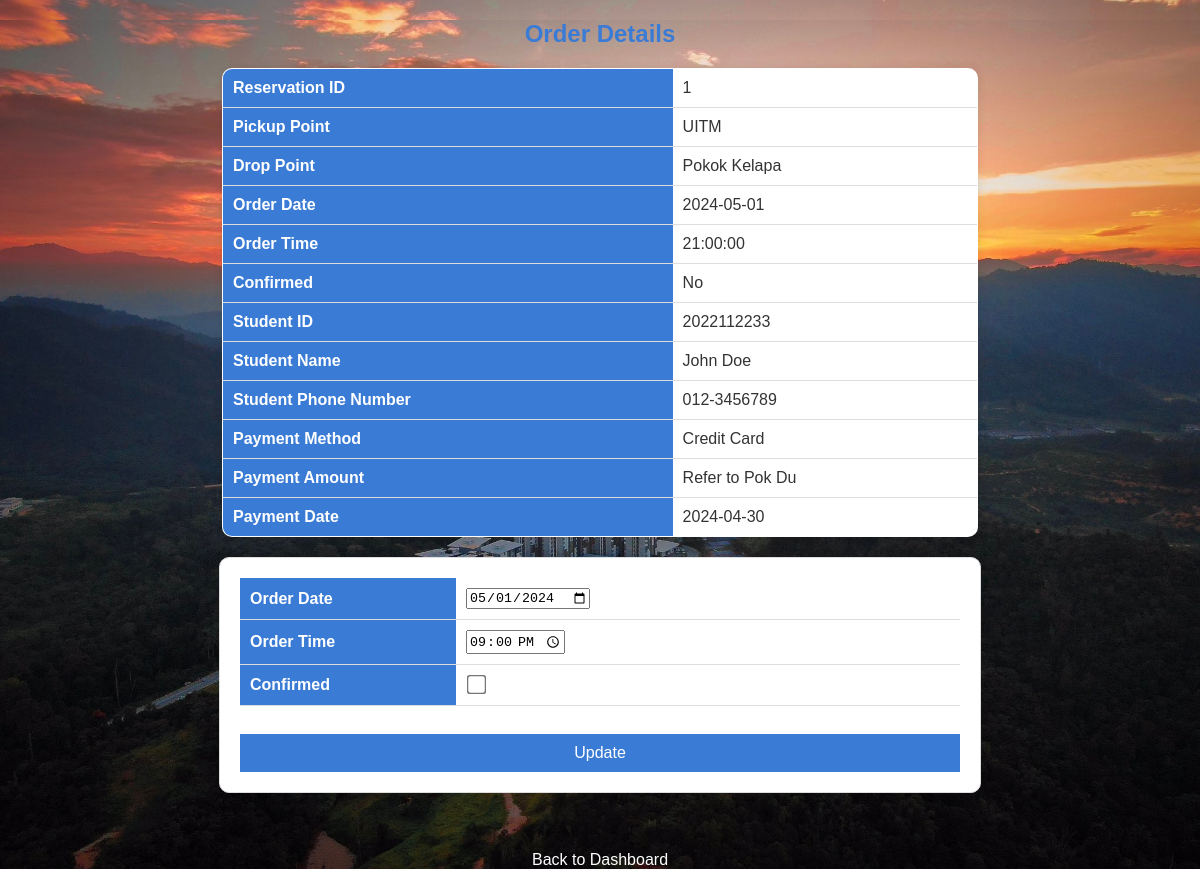
Screenshot of /orderDetails.php?reservation_id=1 with the database file from the repository.
### tables this page shows
CREATE TABLE `order_details` (
  `reservation_id` int(11) NOT NULL AUTO_INCREMENT,
  `pickup_point` varchar(30) DEFAULT NULL,
  `drop_point` varchar(30) DEFAULT NULL,
  `order_date` date DEFAULT NULL,
  `order_time` time DEFAULT NULL,
  `seat_num` int(11) DEFAULT NULL,
  `num_of_people` int(11) DEFAULT NULL,
  `student_id` varchar(30) DEFAULT NULL,
  `worker_id` varchar(30) DEFAULT NULL,
  `confirmed` tinyint(1) DEFAULT 0,
  PRIMARY KEY (`reservation_id`),
  KEY `student_id` (`student_id`),
  KEY `worker_id` (`worker_id`),
  CONSTRAINT `order_details_ibfk_1` FOREIGN KEY (`student_id`) REFERENCES `student_details` (`student_id`),
  CONSTRAINT `order_details_ibfk_2` FOREIGN KEY (`worker_id`) REFERENCES `worker_details` (`worker_id`)
);

CREATE TABLE `student_details` (
  `student_id` varchar(30) NOT NULL,
  `student_name` varchar(30) DEFAULT NULL,
  `student_password` varchar(30) DEFAULT NULL,
  `student_phoneNum` varchar(30) DEFAULT NULL,
  PRIMARY KEY (`student_id`)
);

CREATE TABLE `payment_details` (
  `payment_id` varchar(30) NOT NULL,
  `reservation_id` int(11) DEFAULT NULL,
  `payment_method` varchar(30) DEFAULT NULL,
  `payment_status` varchar(30) DEFAULT NULL,
  `amount` decimal(10,2) DEFAULT NULL,
  `payment_date` date DEFAULT NULL,
  PRIMARY KEY (`payment_id`),
  KEY `reservation_id` (`reservation_id`),
  CONSTRAINT `payment_details_ibfk_1` FOREIGN KEY (`reservation_id`) REFERENCES `order_details` (`reservation_id`)
);

### orderDetails.php (the view, shortened to what this page needs)
<?php
include 'dbconn.php';
$reservation_id = $_GET['reservation_id'];
$order_query = "
    SELECT
        order_details.reservation_id,
        order_details.pickup_point,
        order_details.drop_point,
        order_details.order_date,
        order_details.order_time,
        order_details.confirmed,
        student_details.student_id,
        student_details.student_name,
        student_details.student_phoneNum,
        payment_details.payment_method,
        payment_details.payment_date
    FROM order_details
    JOIN student_details ON order_details.student_id = student_details.student_id
    LEFT JOIN payment_details ON order_details.reservation_id = payment_details.reservation_id
    WHERE order_details.reservation_id = '$reservation_id'
";
$order_result = mysqli_query($dbconn, $order_query);
$order_details = mysqli_fetch_assoc($order_result);
?>
<!DOCTYPE html>
<html>
<head>
    <link rel="stylesheet" type="text/css" href="style6.css">
</head>
<body>
    <h2>Order Details</h2>
    <table class="order-details-table">
        <tr>
            <th>Reservation ID</th>
            <td><?php echo $order_details['reservation_id']; ?></td>
        </tr>
        <tr>
            <th>Pickup Point</th>
            <td><?php echo $order_details['pickup_point']; ?></td>
        </tr>
        <tr>
            <th>Drop Point</th>
            <td><?php echo $order_details['drop_point']; ?></td>
        </tr>
        <tr>
            <th>Order Date</th>
            <td><?php echo $order_details['order_date']; ?></td>
        </tr>
        <tr>
            <th>Order Time</th>
            <td><?php echo $order_details['order_time']; ?></td>
        </tr>
        <tr>
            <th>Confirmed</th>
            <td><?php echo $order_details['confirmed'] ? 'Yes' : 'No'; ?></td>
        </tr>
        <tr>
            <th>Student ID</th>
            <td><?php echo $order_details['student_id']; ?></td>
        </tr>
        <tr>
            <th>Student Name</th>
            <td><?php echo $order_details['student_name']; ?></td>
        </tr>
        <tr>
            <th>Student Phone Number</th>
            <td><?php echo $order_details['student_phoneNum']; ?></td>
        </tr>
        <tr>
            <th>Payment Method</th>
            <td><?php echo $order_details['payment_method']; ?></td>
        </tr>
        <tr>
            <th>Payment Amount</th>
            <td>Refer to Pok Du</td>
        </tr>
        <tr>
            <th>Payment Date</th>
            <td><?php echo $order_details['payment_date']; ?></td>
        </tr>
    </table>
    <form method="post" action="">
        <table class="update-form-table">
            <tr>
                <th>Order Date</th>
                <td><input type="date" name="order_date" value="<?php echo $order_details['order_date']; ?>" required></td>
            </tr>
            <tr>
                <th>Order Time</th>
                <td><input type="time" name="order_time" value="<?php echo $order_details['order_time']; ?>" required></td>
            </tr>
            <tr>
                <th>Confirmed</th>
                <td><input type="checkbox" name="confirmed" value="1" <?php echo $order_details['confirmed'] ? 'checked' : ''; ?>></td>
            </tr>
        </table>
        <br>
        <input type="submit" value="Update">
    </form>
    <br>
    <a href="adminDashboard.php">Back to Dashboard</a>
</body>
</html>

### style6.css (style rules this page uses)
body, html { margin: 0; padding: 0; font-family: Arial, sans-serif; background-color: #f0f0f0; color: #333; background-image: url('images/bg8.jpeg'); background-repeat: no-repeat; background-size: cover; background-position: center; }
h2 { text-align: center; color: #3a7bd5; margin-top: 20px; }
.order-details-table { width: 63%; margin: 20px auto; border-collapse: collapse; background-color: #ffffff; border: 1px solid #ddd; box-shadow: 0 0 10px rgba(0,0,0,0.1); overflow: hidden; border-radius: 10px; }
.order-details-table th, .order-details-table td { padding: 10px; text-align: left; border-bottom: 1px solid #ddd; }
.order-details-table th { background-color: #3a7bd5; color: white; }
form { width: 60%; margin: 20px auto; background-color: #ffffff; padding: 20px; border: 1px solid #ddd; box-shadow: 0 0 10px rgba(0,0,0,0.1); border-radius: 10px; }
.update-form-table { width: 100%; border-collapse: collapse; }
.update-form-table th, .update-form-table td { padding: 10px; text-align: left; border-bottom: 1px solid #ddd; }
.update-form-table th { width: 30%; background-color: #3a7bd5; color: white; }
.update-form-table td { width: 70%; }
input[type="checkbox"] { transform: scale(1.5); }
input[type="submit"] { display: block; width: 100%; padding: 10px; background-color: #3a7bd5; color: white; border: none; cursor: pointer; font-size: 16px; margin-top: 10px; }
a { display: block; text-align: center; margin-top: 20px; color: #ffffff; text-decoration: none; }

### rows the page displays
order_details: reservation_id "1", pickup_point "UITM", drop_point "Pokok Kelapa", order_date "2024-05-01", order_time "21:00:00", student.student_id "2022112233", student.student_name "John Doe", student.student_phoneNum "012-3456789", payment_details.payment_method "Credit Card", payment_details.payment_date "2024-04-30", order_date "05/01/2024"
